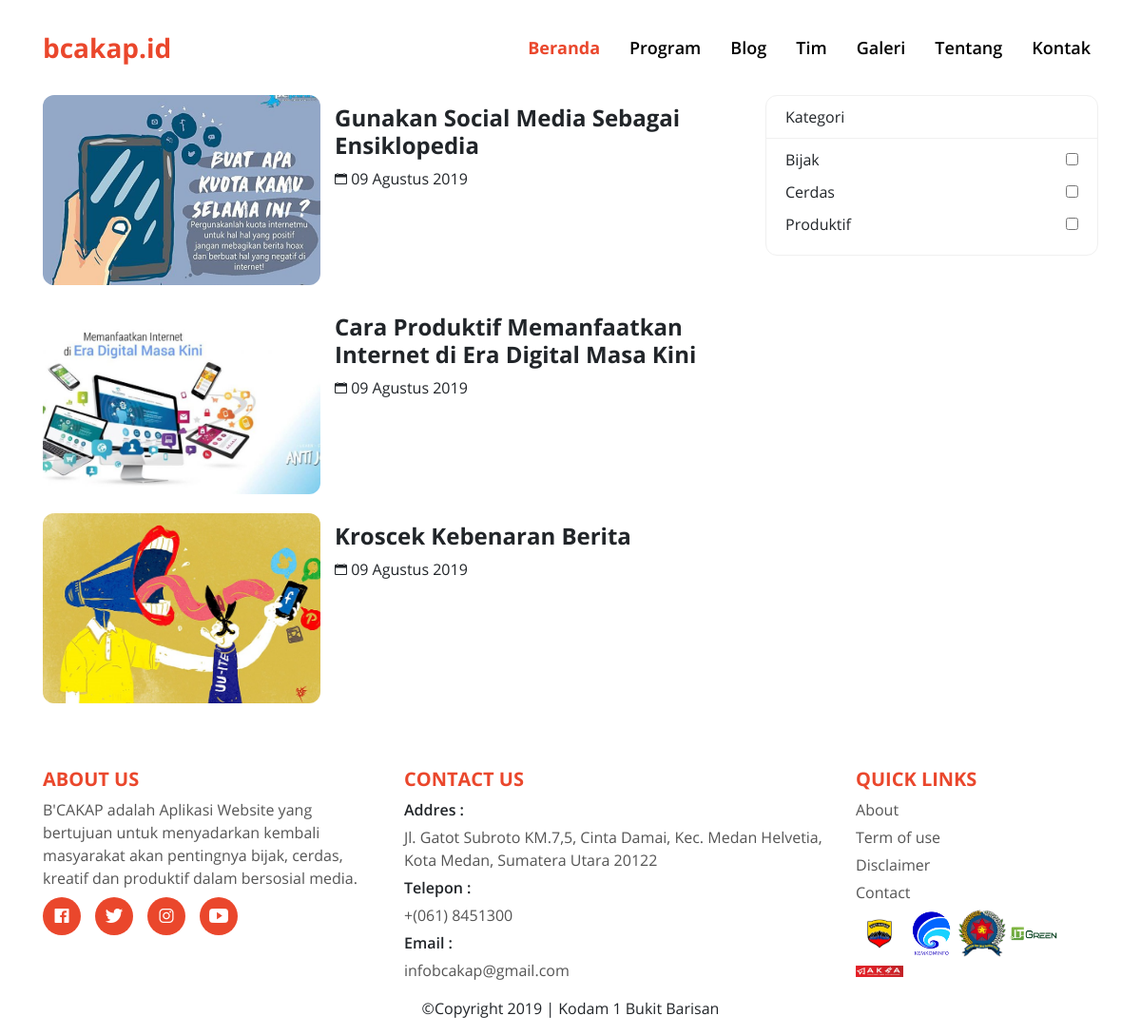
Screenshot of /blog.php with the database file from the repository.
### tables this page shows
CREATE TABLE `tb_post` (
  `id` int(30) NOT NULL,
  `post_date` timestamp NOT NULL DEFAULT CURRENT_TIMESTAMP,
  `post_content` longtext NOT NULL,
  `post_title` text NOT NULL,
  `post_link` varchar(255) NOT NULL,
  `post_kategori` varchar(30) NOT NULL,
  `post_image` varchar(255) NOT NULL
);

### function.php (called while the page is built, shortened)
<?php
	function tgl_indonesia($date){
		$Bulan = array("Januari", "Februari","Maret","April","Mei","Juni","Juli","Agustus","September",
			"Oktober","November","Desember");
		$tahun = substr($date, 0, 4);
		$bulan = substr($date, 5, 2);
		$tgl = substr($date, 8, 2);
		$result = " ".$tgl." ".$Bulan[(int)$bulan-1]." ".$tahun." ";
		return $result;
	}
 ?>

### blog.php (the view, shortened to what this page needs)
	<?php
	include 'header.php';
?>
<div class="bckp-blog">
	<div class="container-lg">
		<div class="row">
			<div class="col-md-8">
				<?php
					$sql = "SELECT * FROM tb_post ORDER BY id ASC";
					$exe = mysqli_query($koneksi,$sql);
					foreach($exe as $blog):
				?>
				<div class="bckp-blog-list d-flex">
					<div class="blog-img">
						<img src="assets/img/blog/<?= $blog['post_image'];?>">
					</div>
					<div class="col-md-7">
						<div class="blog-content">
						   <h4><?= $blog['post_title'];?></h4>
						   <p><i class="ion ion-ios-calendar"></i> <?= tgl_indonesia($blog['post_date']);?></p>
						</div>
					</div>
				</div>
				<?php
					endforeach;
				?>
			</div>
			<div class="col-md-4">
				<div class="bckp-category">
					<div class="bckp-category-header">
						<span>Kategori</span>
					</div>
					<div class="bckp-category-body">
						<ul class="navbar-nav">
						  <?php
						  	$sql = "SELECT post_kategori FROM tb_post";
						  	$exe = mysqli_query($koneksi,$sql);
						  	foreach($exe as $kategori):
						  ?>
						  <li class="nav-item">
						  	<?= $kategori['post_kategori'];?> <span class="float-right"><input type="checkbox" name=""></span>
						  </li>
						  <?php
						  	endforeach;
						  ?>
						</ul>
					</div>
				</div>
			</div>
		</div>
	</div>
</div>
<?php
	include 'footer.php';
?>

### header.php (shortened to what this page needs)
<?php
  include 'function.php';
 ?>
<!DOCTYPE html>
<html>
<head>
	<link rel="stylesheet" type="text/css" href="assets/css/bootstrap.min.css">
	<link rel="stylesheet" type="text/css" href="assets/css/ionicons.min.css">
  <link rel="stylesheet" type="text/css" href="assets/css/aos.css">
  <link rel="stylesheet" type="text/css" href="assets/css/owl.carousel.min.css">
	<link rel="stylesheet" type="text/css" href="assets/css/index.css">
</head>
<body id="myBody">
<header class="navbar navbar-expand-md">
  <div class="container-lg">
    <div class="navbar-header">
      <a href="index.php" class="navbar-brand">bcakap.id</a>
    </div>
    <div class="collapse navbar-collapse" id="bckp-menu">
    	<ul class="navbar-nav ml-auto">
      	<li class="nav-item active"><a href="index.php" class="nav-link">Beranda</a></li>
        <li class="nav-item"><a href="program.php" class="nav-link">Program</a></li>
        <li class="nav-item"><a href="blog.php" class="nav-link">Blog</a></li>
      	<li class="nav-item"><a href="team.php" class="nav-link">Tim</a></li>
      	<li class="nav-item"><a href="galeri.php" class="nav-link">Galeri</a></li>
        <li class="nav-item"><a href="about.php" class="nav-link">Tentang </a></li>
      	<li class="nav-item"><a href="contact.php" class="nav-link">Kontak </a></li>
      </ul>
    </div>
  </div>
</header>

### footer.php (shortened to what this page needs)
<footer class="footer pt-5">
 	<div class="container-lg">
	 	<div class="row">
	 		<div class="col-md-4">
	 		  <div class="about">
	 		  	<h5>ABOUT US</h5>
		 		<span>B'CAKAP adalah Aplikasi Website yang bertujuan untuk menyadarkan kembali masyarakat akan
		 		pentingnya bijak, cerdas, kreatif dan produktif dalam bersosial media.
		 		</span>
		 		<div class="social-media pt-2 pb-2">
				  	<div class="icon">
				  		<a href="" class=""><i class="ion ion-logo-facebook"></i></a>
				  	</div>
				  	<div class="icon">
				  		<a href="" class=""><i class="ion ion-logo-twitter"></i></a>
				  	</div>
				  	<div class="icon">
				  		<a href="" class=""><i class="ion ion-logo-instagram"></i></a>
				  	</div>
				  	<div class="icon">
				  		<a href="" class=""><i class="ion ion-logo-youtube"></i></a>
				  	</div>
				</div>
	 		  </div>
	 		</div>
	 		<div class="col-md-5">
				<div class="contact">
					<h5>CONTACT US</h5>
					<p>Addres :</p>
					<span>Jl. Gatot Subroto KM.7,5, Cinta Damai, Kec. Medan Helvetia, Kota Medan, Sumatera Utara 20122</span>
					<p>Telepon :</p>
					<span>+(061) 8451300</span>
					<p>Email :</p>
					<span>infobcakap@gmail.com</span>
				</div>
	 		</div>
	 		<div class="col-md-3">
	 			<div class="quicklink">
	 				<h5>QUICK LINKS</h5>
					<p><a href="">About</a></p>
					<p><a href="">Term of use </a></p>
					<p><a href="">Disclaimer </a></p>
					<p><a href="">Contact</a></p>
	 			</div>
				<div class="support">
		 		  <img src="assets/img/support/kodam.png" width="50">
		 		  <img src="assets/img/support/kominfo.png" width="50">
		 		  <img src="assets/img/support/unpab.png" width="50">
		 		  <img src="assets/img/support/itgreen.png" width="50">
		 		  <img src="assets/img/support/aksa.png" width="50">
		 		</div>
	 		</div>
	 	</div>
 	</div>
 	<div class="license pt-3 pb-3">
 		<span>&copy;Copyright 2019 | Kodam 1 Bukit Barisan</span>
 	</div>
</footer>
</body>
</html>

### assets/css/index.css (style rules this page uses)
html { position: relative; }
body { font-family: 'OpenSans'; background-color: #ECF5F5; }
.navbar { padding: 1.5rem 1rem; position: absolute; top: 0; z-index: 1080; width: 100%; }
.navbar-brand { font-family: 'OpenSansBold'; font-size: 28px; color: #EA472C; }
.navbar .nav-item { margin-left: 15px; }
.navbar .nav-link { font-size: 18px; color: #000; font-family: 'OpenSansSemiBold'; }
.navbar .nav-item.active a { color: #EA472C; font-family: 'OpenSansBold'; }
.footer { background: #FFF; }
.footer .social-media { display: flex; }
.footer .social-media .icon { background: #EA472C; width: 40px; height: 40px; margin-right: 15px; line-height: 40px; border-radius: 50%; text-align: center; }
.footer .social-media a { color: #FFF; font-size: 20px; }
.footer .about h5, .footer .contact h5, .footer .quicklink h5 { font-family: 'OpenSansBold'; color: #EA472C; }
.footer .about p, .footer .contact p { margin: 5px 0px; font-family: 'OpenSansSemiBold'; }
.footer .quicklink p { margin: 5px 0px; }
.footer .about span, .footer .contact span, .footer .quicklink span { color: #555; }
.footer .quicklink a { text-decoration: none; color: #555; }
.footer .license { text-align: center; }

### blog.php (style rules this page uses)
.bckp-blog { position: relative; overflow: hidden; padding: 100px 0px 0px 0px ; background: #FFF; }
.bckp-blog-list { margin-bottom: 20px; }
.bckp-blog-list .blog-img { position: relative; overflow: hidden; width: 40%; border-radius: 12px; }
.bckp-blog-list .blog-img img { width: 100%; height: 200px; object-fit: cover; }
.bckp-blog-list .blog-content { width: 100%; padding: 10px 0px; }
.bckp-blog-list .blog-content h4 { font-family: 'OpenSansBold'; }
.bckp-category { position: relative; overflow: hidden; border: 1px solid #F0F0F0; border-radius: 12px; }
.bckp-category .bckp-category-header { border-bottom: 1px solid #F0F0F0; padding: 10px 20px; }
.bckp-category .bckp-category-body { padding: 10px 20px; }
.bckp-category .bckp-category-body li { text-transform: capitalize; margin-bottom: 10px; }

### rows the page displays
tb_post: shows a picture, post_title "Gunakan Social Media Sebagai Ensiklopedia", post_date "09 Agustus 2019", post_kategori "Bijak"
tb_post: shows a picture, post_title "Cara Produktif Memanfaatkan Internet di Era Digital Masa Kini", post_date "09 Agustus 2019", post_kategori "Cerdas"
tb_post: shows a picture, post_title "Kroscek Kebenaran Berita", post_date "09 Agustus 2019", post_kategori "Produktif"
